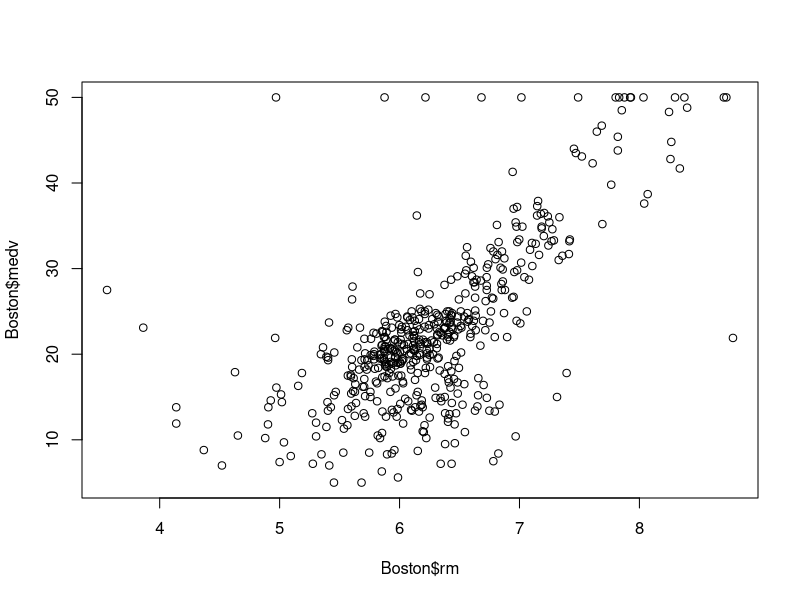
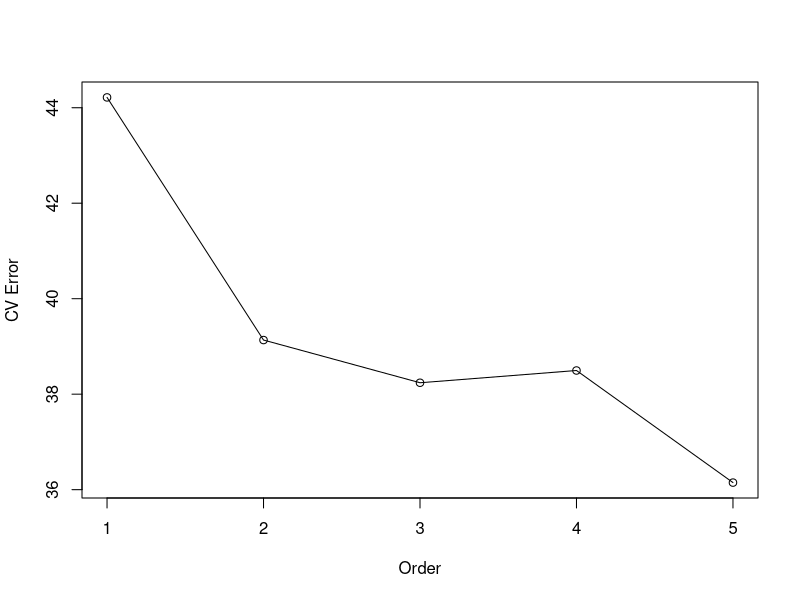
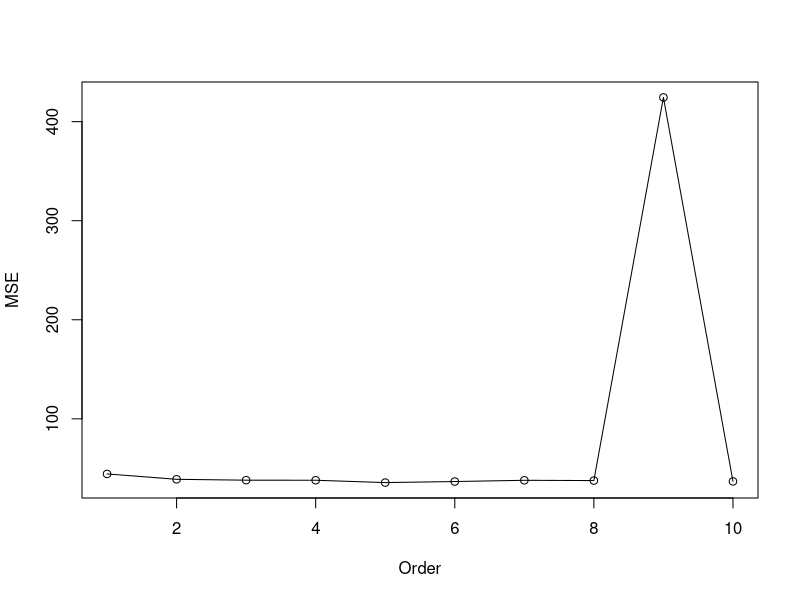

Write R code to recreate these figures, in order.
library(MASS)
library(ggplot2)
library(boot)

set.seed(2)

train = sample(506,380)
train[1:5]
head(Boston)
dim(Boston)

Boston.tr <- Boston[train,]
dim(Boston.tr)
head(Boston.tr)

lm.fit <- lm(medv ~ rm, data = Boston, subset = train)
summary(lm.fit)
attach(Boston)
Boston.test <- Boston[-train,]
dim(Boston.test)
Boston.new <- data.frame(rm = Boston.test[, 6])
dim(Boston.new)

medv_pred <- predict(lm.fit, newdata=Boston.new)

MSE <- mean((Boston.test$medv-medv_pred)^2)
MSE
#mean((observed-predict)(only for test data))
mean((medv - predict(lm.fit, Boston))[-train]^2)

#we can check residuals
medv - predict(lm.fit, Boston)[-train]

lm.fit2 <- lm(medv ~ poly(rm, 2), data = Boston, subset = train)
summary(lm.fit2)
MSE2 <- mean((medv - predict(lm.fit2, Boston))[-train]^2)
MSE2

plot(Boston$rm, Boston$medv)
#abline(lm.fit2, col="Red")

lm.fit3 <- lm(medv ~ poly(rm, 3), data = Boston, subset = train)
summary(lm.fit3)
MSE3 <- mean((medv - predict(lm.fit3, Boston))[-train]^2)
MSE3


library(boot)
# glm with no family arguement is same as lm
glm.fit <- glm(medv ~ rm, data=Boston)
summary(glm.fit)
cv.err <- cv.glm(Boston, glm.fit)
cv.err$delta  # gives prediction error of cross validation error

# Fit Linear Models of order 5
cv.error = rep(0,5)
cv.error

for(i in 1:5){
  glm.fit <- glm(medv ~ poly(rm, i), data=Boston)
  cv.error[i] <- cv.glm(Boston, glm.fit)$delta[2]
}
cv.error

plot(seq(1,5), cv.error, xlab = "Order", ylab = "CV Error", type = "o")


# k fold cv

set.seed(17)
cv.error.10 = rep(0,10)

for(i in 1:10){
  glm.fit <- glm(medv ~ poly(rm, i), data=Boston)
  cv.error.10[i] <- cv.glm(Boston, glm.fit, K=10)$delta[2]
}
cv.error.10

plot(seq(1,10), cv.error.10, xlab = "Order", ylab = "MSE", type = "o")